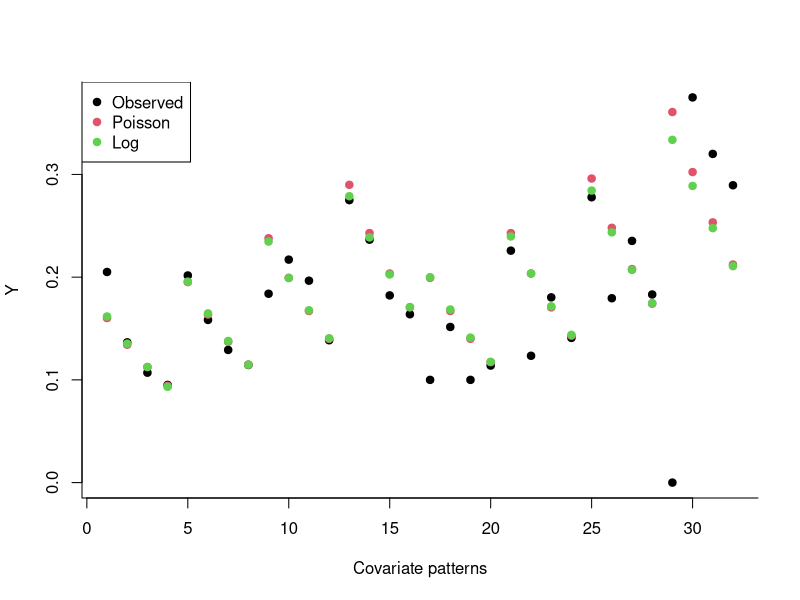

This figure's R source:
## ---- chunk 1
library(tidyverse)
## ---- chunk 2
dat <- read_csv("table9_13.csv")
## ---- chunk 3
fit1_cont <- glm(cbind(y, n-y) ~ ., data = dat, family = binomial(link = "logit"))
## ---- chunk 4
dat2 <- dat
dat2$CAR <- as.factor(dat2$CAR)
dat2$AGE <- as.factor(dat2$AGE)
dat2$DIST <- as.factor(dat2$DIST)
fit1_cat <- glm(cbind(y, n-y) ~ ., data = dat2, family = binomial(link = "logit"))
## ---- chunk 5
anova(fit1_cont, fit1_cat, test = "LRT")
## ---- chunk 6
sum_fit1cont <- summary(fit1_cont)
sum_fit1cont
## ---- chunk 7
L <- cbind(c(0,0, 2, 1))
Lb <- t(L)%*%fit1_cont$coef
varLb <- t(L)%*%sum_fit1cont$cov.unscaled%*%L
CILb <- Lb + c(-1, 1)*qnorm(1-.05/2)*sqrt(varLb)
exp(CILb)
## ---- chunk 8
fit1_pois <- glm(y ~ CAR + AGE + DIST + offset(log(n)), family = poisson(link = "log"), data = dat)
sum_fit1_pois <- summary(fit1_pois)
sum_fit1_pois
## ---- chunk 9
sum_fit1cont
## ---- chunk 10
sum_fit1_pois
## ---- chunk 11
anova(fit1_cont, fit1_pois, test = "LRT")
## ---- chunk 12
poi.pred <- fitted.values(fit1_pois)
poi.pred.unit <- poi.pred / dat$n

log.pred <- fitted.values(fit1_cont)
# poi.pred.unit <- log.pred

plot(1:32, dat$y / dat$n, pch=19, xlab="Covariate patterns", ylab="Y", bty="L")

points(1:32, poi.pred.unit, pch=19, col=2)
points(1:32, log.pred, pch = 19, col = 3)

legend("topleft", c("Observed", "Poisson", "Log"), col=c(1,2,3), pch=c(19,19, 19))
## ---- chunk 13
L <- matrix(c(0,0,2,1), nrow=4,byrow=T)
lrr <- t(L) %*% as.matrix(fit1_pois$coef)
rr <- exp(lrr)
covmat <- summary(fit1_pois)$cov.unscaled
var.lrr <- t(L)%*%covmat%*%L
ci.lrr <- c(lrr-(1.96*sqrt(var.lrr)), lrr+(1.96*sqrt(var.lrr)))
ci.rr <- exp(ci.lrr)
c(rr, ci.rr)
## ---- chunk 14
fit1_quasi <- glm(y ~ CAR + AGE + DIST + offset(log(n)), data = dat, family = quasipoisson)
summary(fit1_quasi)
